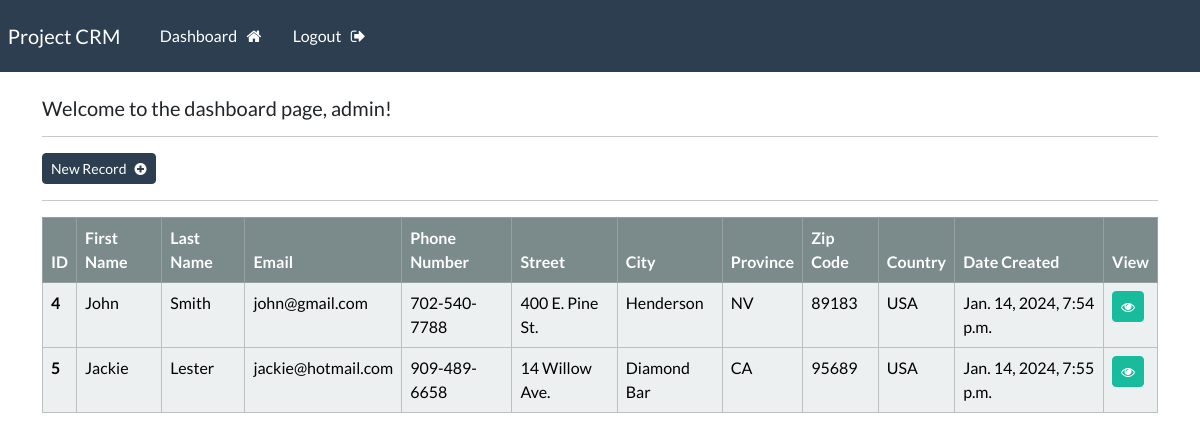
The app's page /dashboard/ (signed in), older data.
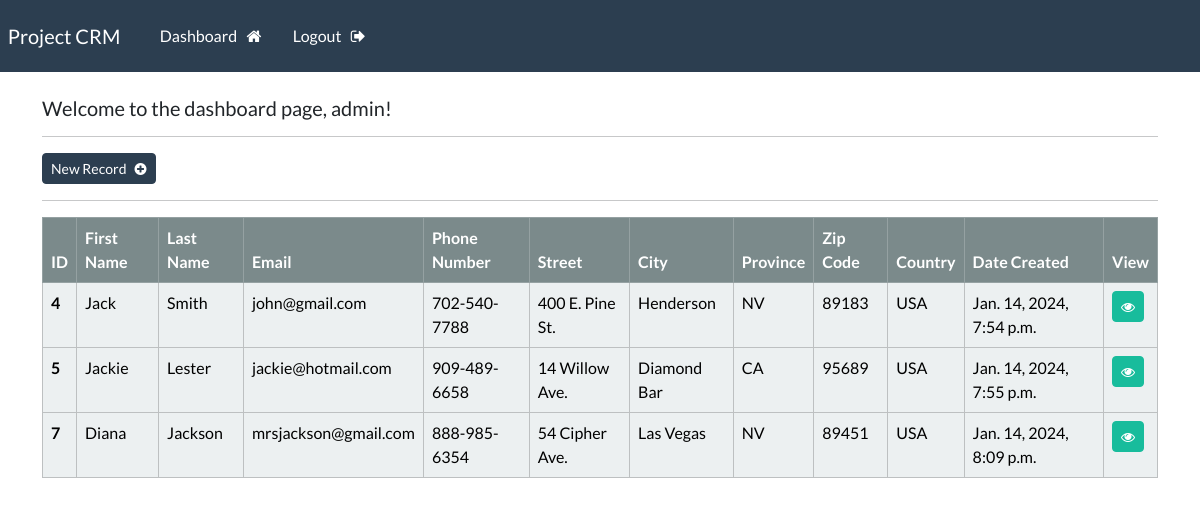
The same page, newer data.
### webapp/models.py (models this page shows, shortened)
class Record(models.Model):
    creation_date = models.DateTimeField(auto_now_add=True)
    first_name = models.CharField(max_length=100)
    last_name = models.CharField(max_length=100)
    email_address = models.EmailField(max_length=255)
    phone_number = models.CharField(max_length=20)
    address = models.CharField(max_length=255)
    city = models.CharField(max_length=100)
    province = models.CharField(max_length=100)
    postal_code = models.CharField(max_length=10)
    country = models.CharField(max_length=100)

### webapp/views.py (the view)
# urls.py: path("dashboard/", views.dashboard, name="dashboard"), # - CRUD starts here
@login_required(login_url="login")
def dashboard(request):
    records = Record.objects.all()
    context = {"records": records}
    return render(request, "webapp/dashboard.html", context=context)

### webapp/templates/webapp/dashboard.html
{% extends "webapp/base.html" %}
{% block content %}
    <h5>Welcome to the dashboard page, {{ user }}!</h5>
    <hr>
    <a class="btn btn-primary btn-sm" href="{% url 'create-record' %}">New Record &nbsp; <i class="fa fa-plus-circle" aria-hidden="true"></i></a>
    <hr>
    <table class="table table-light table-hover table-bordered">
        <thead class="table-dark">
            <tr>
                <th scope="col">ID</th>
                <th scope="col">First Name</th>
                <th scope="col">Last Name</th>
                <th scope="col">Email</th>
                <th scope="col">Phone Number</th>
                <th scope="col">Street</th>
                <th scope="col">City</th>
                <th scope="col">Province</th>
                <th scope="col">Zip Code</th>
                <th scope="col">Country</th>
                <th scope="col">Date Created</th>
                <th scope="col">View</th>
            </tr>
        </thead>
        <tbody>
            {% if records %}
                {% for record in records %}
                <tr>
                    <th scope="row">{{ record.id }}</th>
                    <td>{{ record.first_name }}</td>
                    <td>{{ record.last_name }}</td>
                    <td>{{ record.email_address }}</td>
                    <td>{{ record.phone_number }}</td>
                    <td>{{ record.address }}</td>
                    <td>{{ record.city }}</td>
                    <td>{{ record.province }}</td>
                    <td>{{ record.postal_code }}</td>
                    <td>{{ record.country }}</td>
                    <td>{{ record.creation_date }}</td>
                    <td><a class="btn btn-success btn-sm" href="{% url 'record' record.id %}"><i class="fa fa-eye" aria-hidden="true"></i></a></td>
                </tr>
                {% endfor %}
            {% endif %}
        </tbody>
    </table>
{% endblock %}

### webapp/templates/webapp/base.html (shortened to what this page needs)
{% load static %}
<!DOCTYPE html>
<html lang="en">
<head>
    <link rel="stylesheet" type="text/css" href="https://bootswatch.com/5/flatly/bootstrap.min.css">
    <link rel="stylesheet" type="text/css" href="{% static 'css/styles.css' %}">
    <link rel="stylesheet" href="https://cdnjs.cloudflare.com/ajax/libs/font-awesome/4.7.0/css/font-awesome.min.css">
</head>
<body>
    {% include 'webapp/navbar.html' %}
    <div class="container">
        <br>
        {% block content %}
        {% endblock %}
    </div>
</body>
</html>

### webapp/templates/webapp/navbar.html (shortened to what this page needs)
<nav class="navbar navbar-expand-lg navbar-dark bg-primary justify-content-center">
    <a class="navbar-brand main-heading" href="{% url '' %}">
      &nbsp; Project CRM
    </a>
      <div class="collapse navbar-collapse text-center" id="navbarNavDropdown">
        <ul class="navbar-nav mr-auto">
          {% if user.is_authenticated %}
            <li class="nav-item">
              <a class="nav-link" href="{% url 'dashboard' %}">Dashboard &nbsp; <i class="fa fa-home" aria-hidden="true"></i> </a>
            </li>
            <li class="nav-item">
              <a class="nav-link" href="{% url 'logout' %}">Logout &nbsp; <i class="fa fa-sign-out" aria-hidden="true"></i> </a>
            </li>
        </ul>
        {% endif %}
      </div>
  </nav>

Row changes from the older to the newer data that the page shows:
changed Record "Smith": first_name "John" → "Jack"
added Record: id "7", first_name "Diana", last_name "Jackson", email_address "mrsjackson@gmail.com", phone_number "888-985-6354", address "54 Cipher Ave.", city "Las Vegas", province "NV", postal_code "89451", country "USA", creation_date "Jan. 14, 2024, 8:09 p.m."
